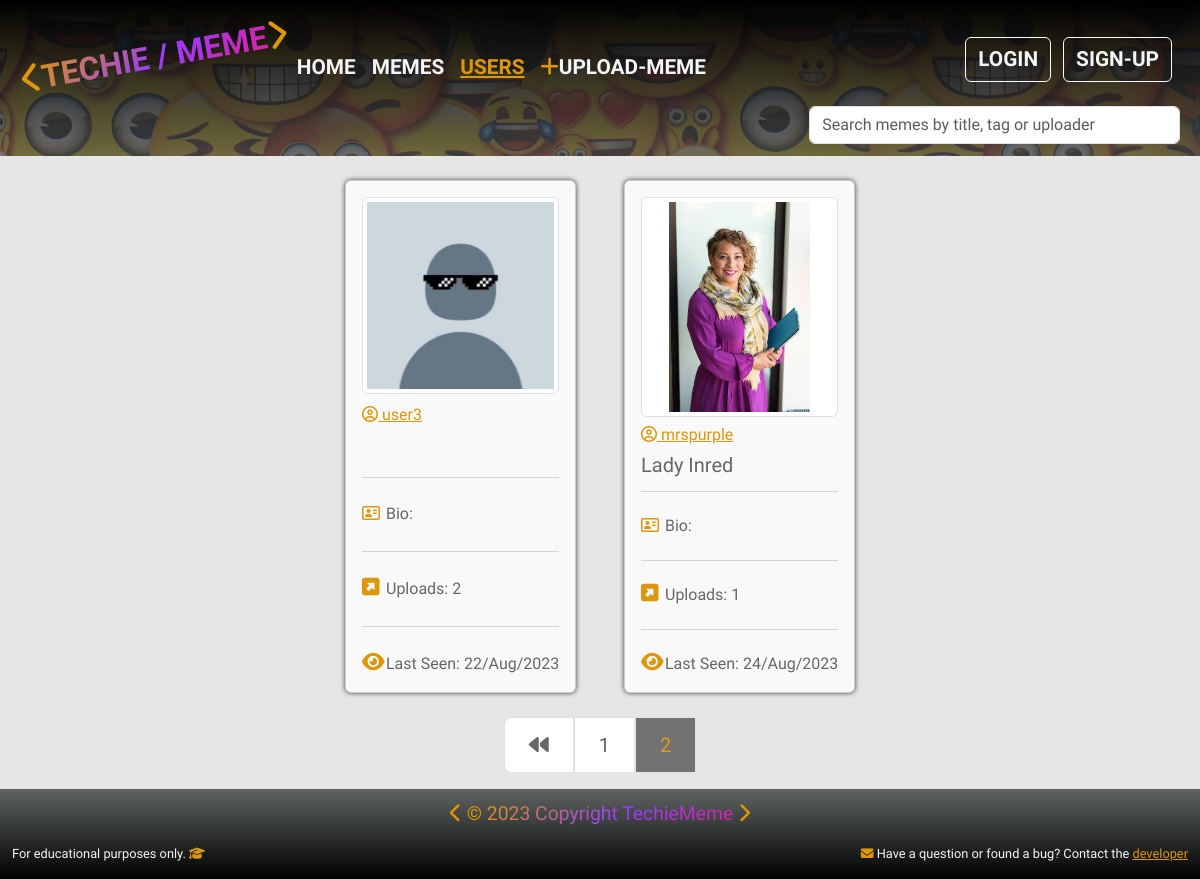
Page /users/?page=2 on the earlier database version.
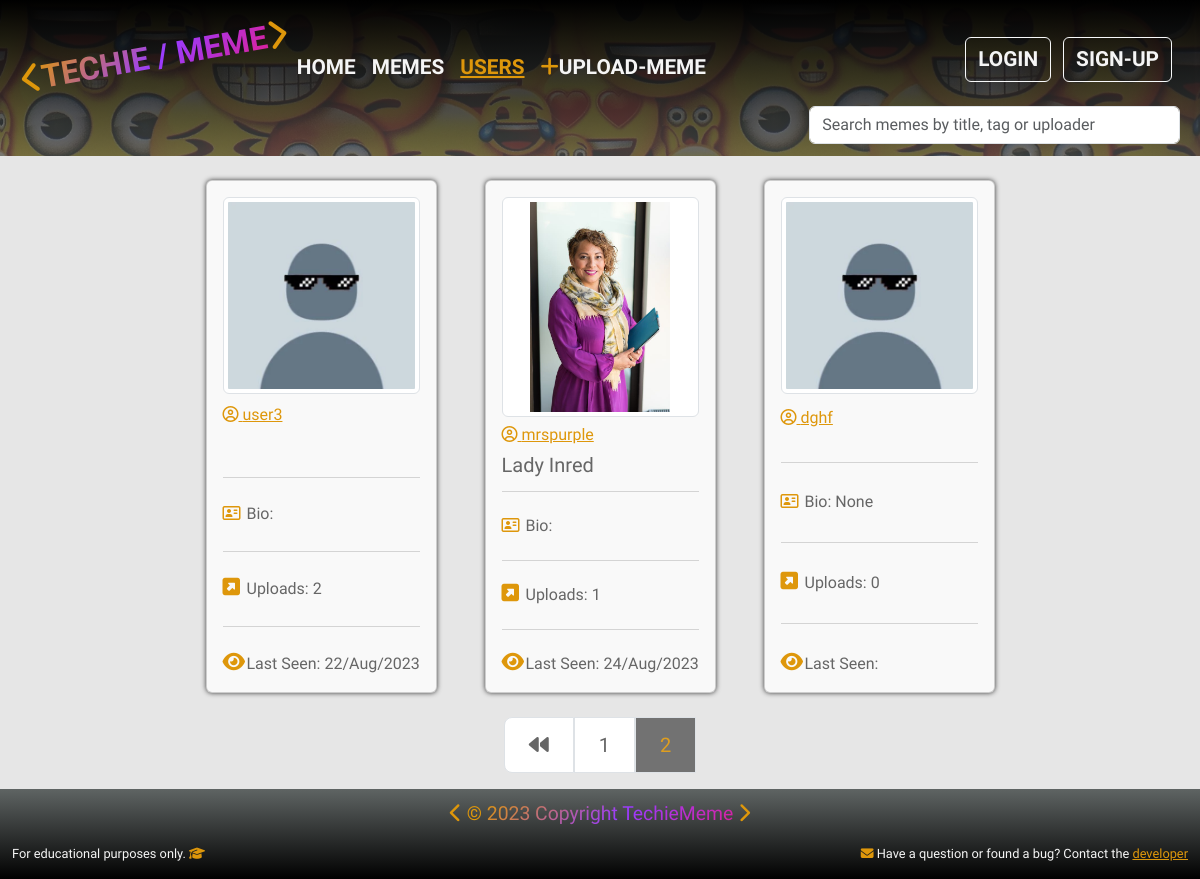
Same page on the later database version.
### users/models.py (models this page shows, shortened)
class UserProfile(models.Model):
    user = models.OneToOneField(User, on_delete=models.CASCADE, null=True,
                                blank=True)
    username = models.CharField(max_length=50, null=True, blank=True)
    first_name = models.CharField(max_length=50, null=True, blank=True)
    last_name = models.CharField(max_length=50, null=True, blank=True)
    location = models.CharField(max_length=100, null=True, blank=True)
    email = models.EmailField(max_length=100, null=True, blank=True)
    bio = models.TextField(null=True, blank=True)
    user_img = models.ImageField(upload_to='users/',
                                 default='users/default_user.webp')
    social_github = models.CharField(max_length=200, null=True, blank=True)
    social_linkedin = models.CharField(max_length=200, null=True, blank=True)
    social_facebook = models.CharField(max_length=200, null=True, blank=True)
    social_youtube = models.CharField(max_length=200, null=True, blank=True)
    social_website = models.CharField(max_length=200, null=True, blank=True)
    created = models.DateTimeField(auto_now_add=True)
    id = models.UUIDField(primary_key=True, default=uuid.uuid4, editable=False)

### memes/models.py (models this page shows, shortened)
class Meme(models.Model):
    uploader = models.ForeignKey(
        UserProfile, on_delete=models.SET_NULL, null=True, blank=True)
    title = models.CharField(max_length=100, null=True, blank=True)
    meme_img = models.ImageField(upload_to='memes/',
                                 default='memes/default.webp')
    tags = models.ManyToManyField('Tag', blank=True)
    smiley_face = models.IntegerField(default=0, null=True, blank=True)
    sad_face = models.IntegerField(default=0, null=True, blank=True)
    created = models.DateTimeField(auto_now_add=True)
    id = models.UUIDField(
        default=uuid.uuid4, unique=True, primary_key=True, editable=False)
    class Meta:
        ordering = ['-created']

### users/views.py (the view)
# urls.py: path('', views.userProfiles, name="user_profiles"),
def userProfiles(request):
    memes, search_form = searchMeme(request)
    profiles = UserProfile.objects.all()
    page = request.GET.get('page')
    results = 4
    paginator = Paginator(profiles, results)
    try:
        profiles = paginator.page(page)
    except PageNotAnInteger:
        page = 1
        profiles = paginator.page(page)
    except EmptyPage:
        page = paginator.num_pages
        profiles = paginator.page(page)
    leftIndex = (int(page) - 3)
    if leftIndex < 1:
        leftIndex = 1
    rightIndex = (int(page) + 4)
    if rightIndex > paginator.num_pages:
        rightIndex = paginator.num_pages + 1
    custom_range = range(leftIndex, rightIndex)
    context = {
        "profiles": profiles,
        "custom_range": custom_range,
        "paginator": paginator,
        "memes": memes,
        "search_form": search_form,
        }
    return render(request, "users/user_profiles.html", context)

### memes/utils.py (called while the page is built)
def searchMeme(request):
    search_form = ''
    if request.GET.get('search_form'):
        search_form = request.GET.get('search_form')
    tags = Tag.objects.filter(name__icontains=search_form)
    usernames = UserProfile.objects.filter(username__icontains=search_form)
    memes = Meme.objects.distinct().filter(
        Q(title__icontains=search_form) |
        Q(tags__in=tags) |
        Q(uploader__in=usernames)
        )
    return memes, search_form

### users/templates/users/user_profiles.html (shortened to what this page needs)
{% extends 'main.html' %}
{% load static %}
{% block content %}
   <div class="container mb-4">
		<div class="row">
            <div class="col-12 d-flex justify-content-center flex-wrap">
                {% for profile in profiles %}
                <div class="col-sm-6 col-lg-4 col-xl-3 mb-4">
                    <div class="card small-card m-4 h-100">
                        <div class="card-body d-grid align-content-between">
                            <img src="{{ profile.user_img.url}}" class="img-small card-img-top rounded-2 img-thumbnail" alt="User Image">
                            <a href="{% url 'single_user' profile.id %}" class="card-link yellow"><i class="fa-regular fa-circle-user"></i> {{ profile.username}}</a>
                            {% if profile.first_name != None %} <h5 class="card-title">{{ profile.first_name|capfirst}} {% else %} <h5>&nbsp;</h5> {% endif %} {% if profile.last_name != None %} {{ profile.last_name|capfirst }}</h5>{% endif %}
                            <hr class="mt-0">
                            <div class="row flex-nowrap">
                                <div class="col-1"><i class="fa-regular fa-address-card yellow"></i></div>
                                <div class="col-11"><p class="card-text">Bio: {{ profile.bio|truncatechars:"60"}}</p></div>
                            </div>
                            <hr>
                            <div class="row flex-nowrap">
                                <div class="col-1"><i class="fa-solid fa-square-up-right yellow fs-5"></i></div>
                                <div class="col-11">Uploads: {{profile.meme_set.all|length}}</div>
                            </div>
                            <hr>
                            <div class="row flex-nowrap">
                                <div class="col-1"><i class="fa-solid fa-eye yellow fs-5"></i></div>
                                <div class="col-11">Last Seen: {{ profile.user.last_login|date:"d/M/Y" }}</div>
                            </div>
                        </div>
                    </div>
                </div>
                {% endfor %}
            </div>
        </div>
	</div>
    {% if profiles.has_other_pages %}
<div class="contaier overflow-hidden">
	<div class="row">
		<div class="col-12 d-flex justify-content-center">
			<nav aria-label="Page navigation example">
				<ul class="pagination pagination-lg">
					{% if profiles.has_previous %}
					<li class="page-item">
						<a class="page-link pagination-link" href="?page={{profiles.previous_page_number}}" aria-label="Previous">
							<span aria-hidden="true"><i class="fa-solid fa-backward"></i></span>
						</a>
					</li>
					{% endif %}
						{% for page in custom_range %}
						{% if page == profiles.number %}
						<li><a href="?page={{page}}" class="page-link yellow disabled-btn">{{page}}</a></li>
						{% else %}
						<li><a href="?page={{page}}" class="page-link pagination-link">{{page}}</a></li>
						{% endif %}
						{% endfor %}
				</ul>
			</nav>
		</div>
	</div>
</div>
{% endif %}
{% endblock content %}

Differences in the rows shown:
added UserProfile: user_img (placeholder picture), username "dghf", bio "None", meme_set.all|length "0"
